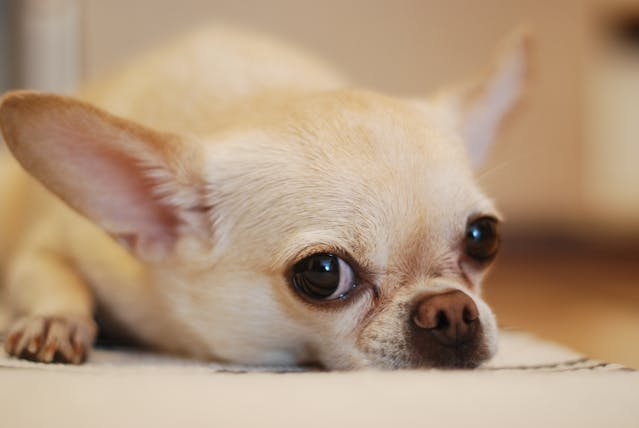
#> input picture images/dog.jpg, 639 x 428 px
$ jupyter execute --allow-errors 01_image.ipynb
#> lines starting #> are read from the running program, lines starting #| are printed output that depends on the picture
## 01. 이미지 출력

[cell 1]
import cv2

[cell 2]
img = cv2.imread("./images/dog.jpg")  #한글 파일의 경로를 읽지 못해서 고래 -> we로 파일 명을 바꾸니까 해결이 되었다.
#> img is the input picture: shape (428, 639, 3); mean B, G, R 126.2, 152.1, 178.9
print(img) # 또한 ./를 꼭 붙여야 한다.
#> (printed output is left out)

[cell 3]
import cv2
img = cv2.imread("images/dog.jpg")
cv2.imshow("Image",img)
key = cv2.waitKey(0) # 무한대기 -> 입력한 숫자 만큼 나오다가 사라짐.
#> (key q is pressed here)
print(key) # 내가 입력한 키에 해당하는 아스키 코드를 알려준다. , 키 입력이 없다면 -1을 반환환
cv2.destroyAllWindows()

### 1-2. 이미지 불러오기 옵션
- 'cv2.IMREAD_COLOR' : 이미지를 컬러로, 기본옵션,
투명 배경 무시
- 'CV2.IMREAD_GRAYSCALE' : 이미지를 흑백으로
- 'CV.IMREAD_UNCHANGED' : 이미지 컬러, 투명배경 인식
    - 이미지를 불러올 떄 ALPHA값을 같이 불러옴

[cell 4]
img_defult = cv2.imread("./images/dog.jpg", cv2.IMREAD_COLOR)
img_gray = cv2.imread("./images/dog.jpg",cv2.IMREAD_GRAYSCALE)
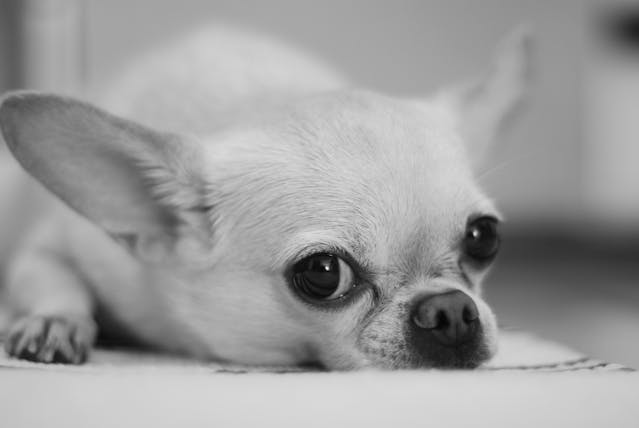
#> img_gray: shape (428, 639); min 0, max 250, mean 157.1
img_unchanged = cv2.imread("./images/dog.jpg",cv2.IMREAD_UNCHANGED)

cv2.imshow("Image default",img_defult)
cv2.imshow("Image gray",img_gray)
cv2.imshow("Image unchanged", img_unchanged)

cv2.waitKey(0)
cv2.destroyAllWindows()

### 1-3. 이미지 shape

[cell 5]
img_defult = cv2.imread("./images/dog.jpg", cv2.IMREAD_COLOR)
img_gray = cv2.imread("./images/dog.jpg",cv2.IMREAD_GRAYSCALE)
img_unchanged = cv2.imread("./images/dog.jpg",cv2.IMREAD_UNCHANGED)
# unchanged의 경우 = RGB + Alpha까지 4개의 채널을 불러옴 (투명배경인 경우)
# 그레이의 경우 = 채널의 값이 나오지 않음 rgb가 없기 떄문

height, weight,channel = img_unchanged.shape
#> height = 428; weight = 639; channel = 3
print(height,weight,channel) #channel
#| 428 639 3

[cell 6]
img = cv2.imread("./images/dog.jpg")
cv2.imshow("img",img)
key = cv2.waitKey(0)
#> (key q is pressed here)
if key == ord('q'):
    cv2.destroyAllWindows()

[cell 7]
# img = cv2.imread("./images/dog.jpg")
# cv2.imwrite("output/new_dog.jpg",img)
gray = cv2.imread("./images/dog.jpg",cv2.IMREAD_GRAYSCALE)
cv2.imwrite("./images/graydog.jpg",gray)
#> Out = True

## 02. 비디오 입출력

### 2-1. 비디오 파일 입출력
- 비디오의 재생 : 연속된 이미지를 재생하는 것
- 프레임 : 연속된 이미지 중 하나
- 비디오를 재생하기 위해서는 프레임을 연속적으로 재생
- 'cv2.VideoCapture("파일경로")' : 경로의 파일을 불러옴
- 'VidecoCapture.isOpened()' : 파일이 열렸는지 확인
- 'VideoCapture.read()' : 파일을 읽어서 frame을 반환
    - ret : 프레임이 있는지 체크 , frame : 불러온 이미지
- 'VideoCapture.release() :비디오 파일 또는 카메라 장치와의 연결을 끊습니다.

[cell 8]
import cv2
waa = "./videos/wa.mp4"
# cv2.imshow(waa)
# cv2.waitKey(3)

[cell 9]
cap = cv2.VideoCapture(waa)
# print(cap.isOpened())

while cap.isOpened():
    ret, frame = cap.read()
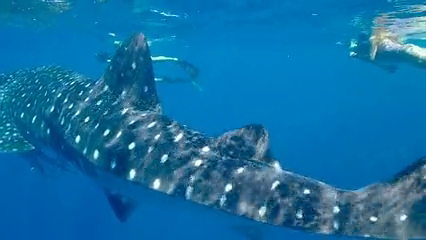
#> input picture frame 46 of videos/wa.mp4, 426 x 240 px
#> frame is the input picture: shape (240, 426, 3); mean B, G, R 164.8, 111.9, 17.9

    if not ret:
        break

    cv2.imshow("Video",frame)

    if cv2.waitKey(1) == ord('q'):
#> (key q is pressed here)
        break

cap.release()
cv2.destroyAllWindows() # while문안에 release()와 destroyAllwindows()가 있으면안된다.

### 2-2. 영상의 프레임 불러오기
- 'VidecCapture.get(cv2.CAP_PROP_FPS)'

[cell 10]
cap = cv2.VideoCapture(waa)
fps = cap.get(cv2.CAP_PROP_FPS)

while cap.isOpened():
    ret, frame = cap.read()

    if not ret :
        break

    cv2.imshow("video",frame)

    if cv2.waitKey(int(1000/fps)) == ord("q"):
#> (key q is pressed here)
        break

cap.release()
cv2.destroyAllWindows()

### 2-3. 카메라 입출력

[cell 11]
cap = cv2.VideoCapture(0)

if not cap.isOpened():
    exit()

while True:
    ret, frame = cap.read()

    if not ret:
        break

    cv2.imshow("Camera",frame)

    if cv2.waitKey(1) == ord("q"):
#> (key q is pressed here)
        break

cap.release()
cv2.destroyAllWindows()  #destroyAllWindows()에 오타가 나서, 문제가 생겼었네. Winodw라 써야하는데 window라고 썼다.

### 2-4. 비디오 쓰기
- 'cv2.VideoWriter() : 영상을 쓰기

[cell 12]
cap = cv2.VideoCapture(waa)
forucc = cv2.VideoWriter_fourcc(*"H264")
fps = cap.get(cv2.CAP_PROP_FPS)
width = round(cap.get(cv2.CAP_PROP_FRAME_WIDTH))
height = round(cap.get(cv2.CAP_PROP_FRAME_HEIGHT))
out = cv2.VideoWriter("./output/wa.mp4",forucc, fps,(width, height)) # forucc 영상 코덱

while cap.isOpened():
    ret, frame = cap.read()

    if not ret:
        break

    out.write(frame)  # 소리는 들어가지 않음
    cv2.imshow("Video",frame)

    if cv2.waitKey(int(1000/fps)) == ord('q'):
#> (key q is pressed here)
        break

out.release()
cap.release()
cv2.destroyAllWindows()

[cell 13]
import cv2
cap = cv2.VideoCapture(0)
if not cap.isOpened:
    exit()
while True :
    ret , frame = cap.read()

    if not ret:
        break
    cv2.imshow("camera",frame)

    if cv2.waitKey(1) == ord("q"):
#> (key q is pressed here)
        cv2.imwrite("./output/camera.png",frame)
        break

cap.release()
cv2.destroyAllWindows()

[cell 14]
print(*"divx") # *을 붙이면, 이런식으로 구분해서 써진다.

[cell 15]
import cv2
#> (the rest of this cell did not finish here and is left out)

[cell 16]
img.shape # open cv의 경우 색이 [0,0,0]이면 [g b r] 형태로 들어가 있다.
#> Out = (428, 639, 3)

[cell 17]
cv2.imwrite("output/GRAY.jpg",img)
#> Out = True

[cell 18]
cap = cv2.VideoCapture("videos/wa.mp4")
fps = cap.get(cv2.CAP_PROP_FPS)

while cap.isOpened():
    ret, frame = cap.read()

    if not ret:
        break

    cv2.imshow("video",frame)

    if cv2.waitKey(int(1000/fps)) == ord('q'):
#> (key q is pressed here)
        break

cap.release()
cv2.destroyAllWindows()

[cell 19]
cap = cv2.VideoCapture(0)

if not cap.isOpened():
    exit()

while True:
    ret , frame = cap.read()

    if not ret:
        break

    cv2.imshow("camera",frame)

    if cv2.waitKey() == ord('q'):
#> (key q is pressed here)
